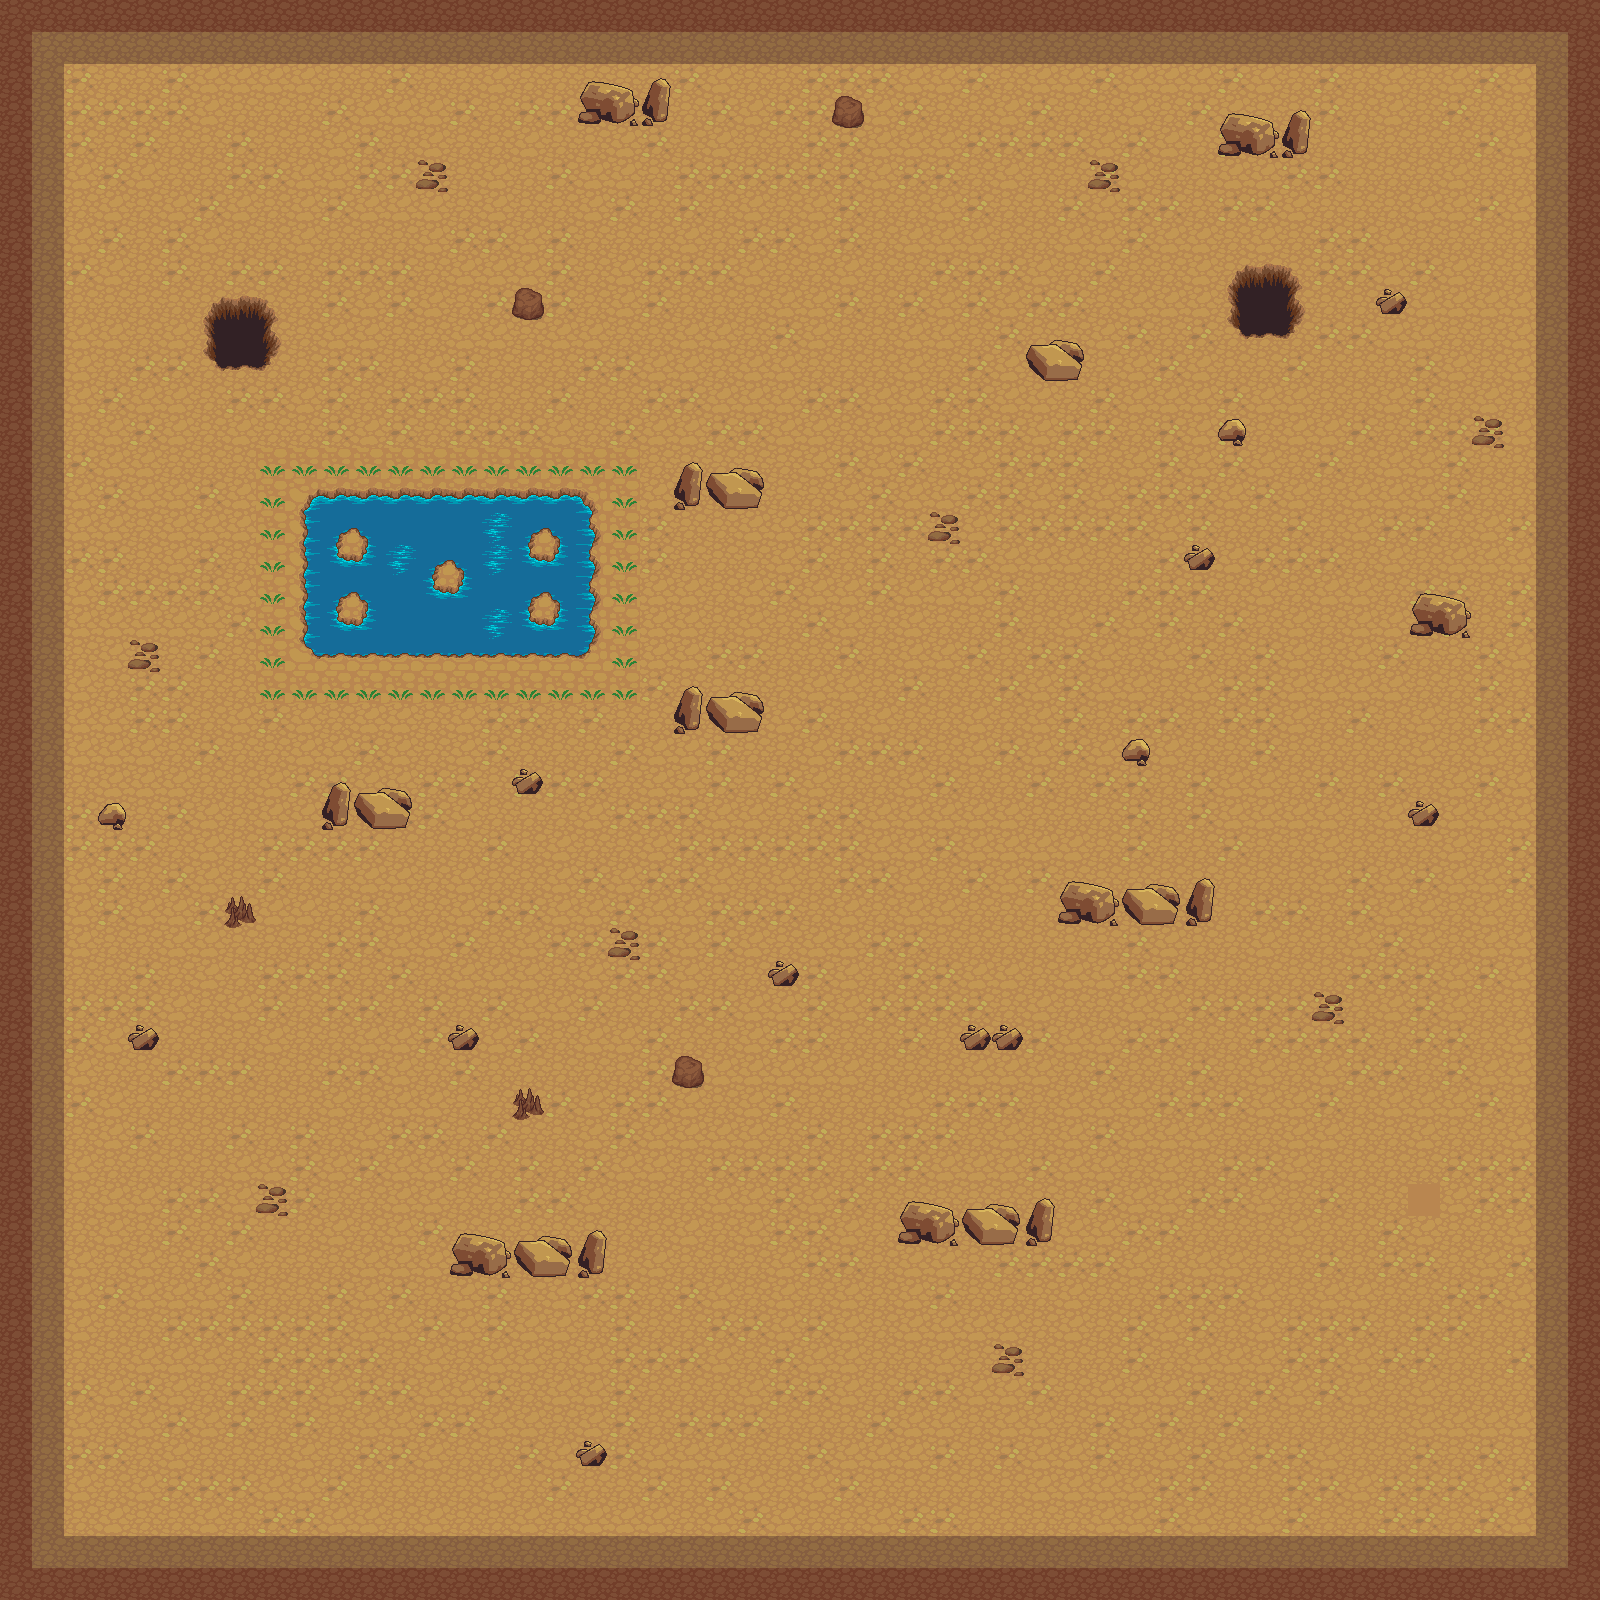

A 2D game scene composited from a Tiled map and its tileset images. What follows is a short description and the map's XML, with each tile layer's data collapsed to a summary:
An orthogonal 50x50 tile map with 32x32 px tiles, 2 tile layers (Tile Layer 1, Tile Layer 2).

<map version="1.2" tiledversion="1.2.3" orientation="orthogonal" renderorder="right-down" width="50" height="50" tilewidth="32" tileheight="32" infinite="0" nextlayerid="3" nextobjectid="1">
 <tileset firstgid="1" source="terrain.tsx" />
 <layer id="1" name="Tile Layer 1" width="50" height="50">
  <data>[2500 cells, 2500 non-empty, 7 distinct tile ids]</data>
 </layer>
 <layer id="2" name="Tile Layer 2" width="50" height="50">
  <data>[2500 cells, 196 non-empty, 42 distinct tile ids]</data>
 </layer>
</map>
